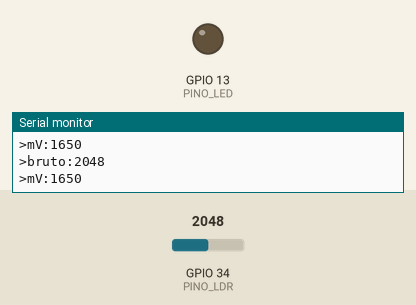
A program run on a simulated ESP32. On the bench: output pins drawn as LEDs (lit = HIGH), the last lines printed to the serial monitor. The inputs (shaded band) are chosen by the test bench; at power-on: GPIO 34 (PINO_LDR) = 2048.

Above: at 1.2 s.
1.3 s: GPIO 34 (PINO_LDR) set to 1242
2.8 s: GPIO 34 (PINO_LDR) set to 1155
At 3.2 s:
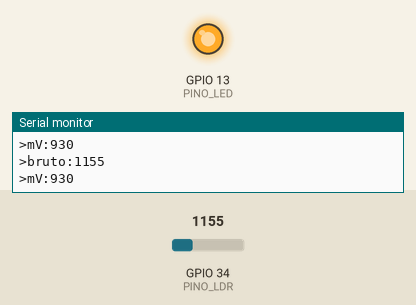
4.3 s: GPIO 34 (PINO_LDR) set to 1228
At 5.6 s:
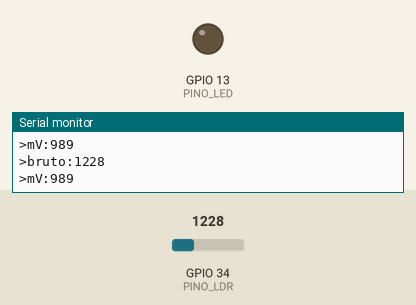
5.9 s: GPIO 34 (PINO_LDR) set to 1160
At 7.1 s:
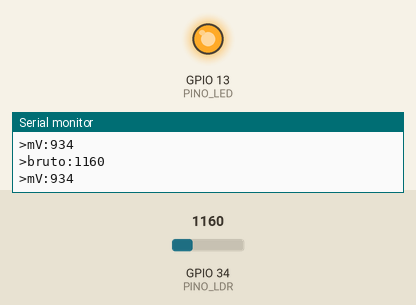
Timing chart, 0 to 8.5 s (numbered marks = the images above; inputs shaded):
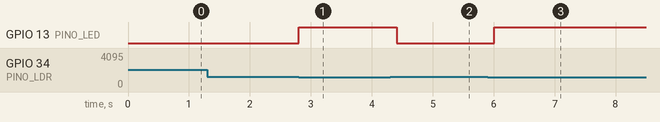

The program:

main.cpp
```cpp
#include <Arduino.h>

/*
 * Oficina de ESP32 — PETECO / UTFPR
 * 01. Fundamentos — Circuito 1: leitura analógica com LDR
 *
 * Montagem
 *   LDR : 3V3 -> LDR -> GPIO 34 -> resistor 10k -> GND   (divisor de tensão)
 *   LED : GPIO 13 -> resistor 220R -> LED -> GND
 *
 * Lê o LDR num pino do ADC1 e acende o LED quando escurece.
 * Para ver a curva ao cobrir o sensor com a mão, use a extensão Teleplot
 * do VS Code (o PlatformIO não tem Serial Plotter próprio).
 */

const int PINO_LDR = 34;         // ADC1, somente entrada
const int PINO_LED = 13;
const int LIMIAR_ESCURO = 1200;  // MEÇA o seu na bancada, não copie

void setup() {
  Serial.begin(115200);
  pinMode(PINO_LED, OUTPUT);
}

void loop() {
  int bruto = analogRead(PINO_LDR);          // 0 a 4095
  int mv = analogReadMilliVolts(PINO_LDR);   // já calibrado de fábrica

  // formato do Teleplot: uma linha ">nome:valor" por variável
  Serial.printf(">bruto:%d\n>mV:%d\n", bruto, mv);

  if (bruto < LIMIAR_ESCURO) {
    digitalWrite(PINO_LED, HIGH);   // escuro
  } else {
    digitalWrite(PINO_LED, LOW);    // claro
  }

  delay(200);
}
```

Measured:
- the behaviour switches between 1200 and 1199 on GPIO 34 (PINO_LDR) (found by bisection; images 0 and 1)
- after the input at 2.8 s, GPIO 13 (PINO_LED): LOW → HIGH at once
- after the input at 4.3 s, GPIO 13 (PINO_LED): HIGH → LOW after 0.11 s
- after the input at 5.9 s, GPIO 13 (PINO_LED): LOW → HIGH after 0.11 s
